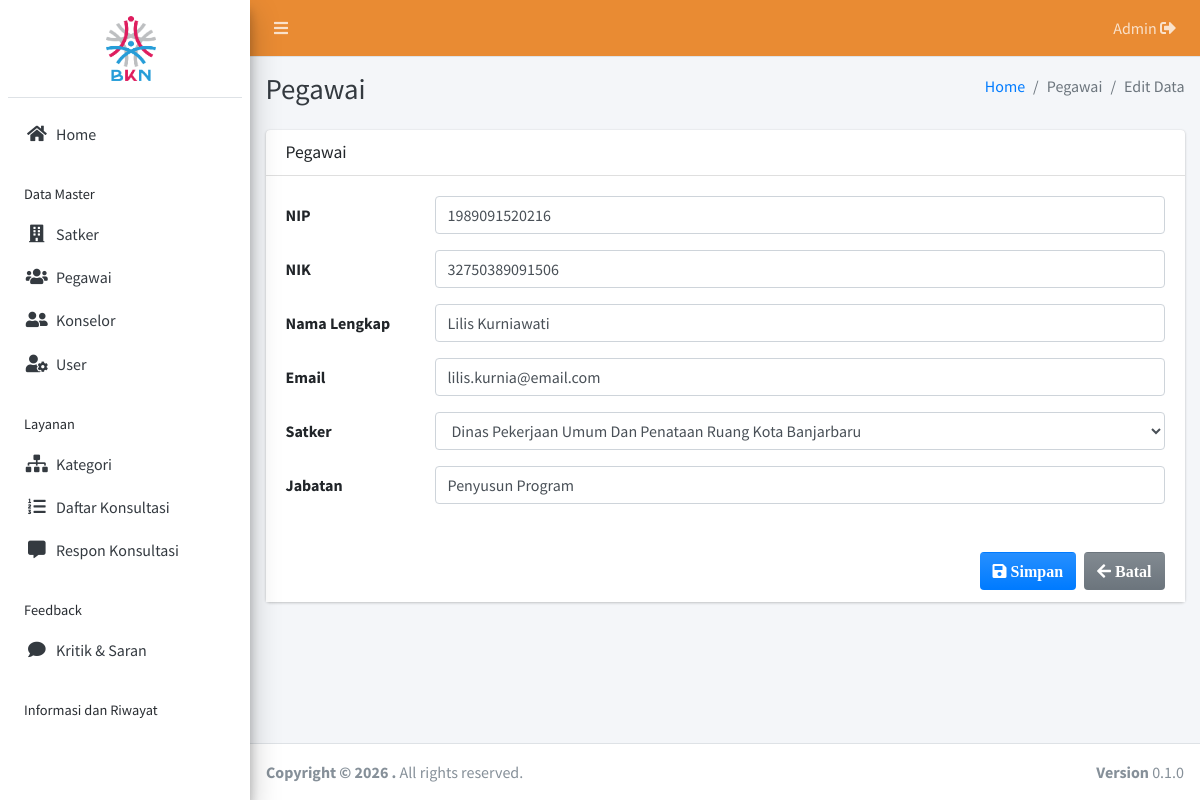
Page /admin/pegawai/edit.php?id=1989091520216 (signed in) on the committed database.
### tables this page shows
CREATE TABLE `pegawai` (
  `nip` varchar(25) NOT NULL,
  `nik` varchar(25) NOT NULL,
  `nama_lengkap` varchar(50) NOT NULL,
  `email` varchar(50) NOT NULL,
  `id_satker` varchar(50) NOT NULL,
  `jabatan` varchar(50) NOT NULL
);

CREATE TABLE `satker` (
  `id_satker` varchar(100) NOT NULL,
  `satker` varchar(250) NOT NULL,
  `lokasi` text NOT NULL
);

### config/config.php (called while the page is built, shortened)
<?php
function base_url($url = null)
{
    $env_base = getenv('BASE_URL');
    if ($env_base && is_string($env_base) && trim($env_base) !== '') {
        $base = rtrim(trim($env_base), '/');
    } else {
        if (!empty($_SERVER['HTTP_X_FORWARDED_PROTO'])) {
            $scheme = $_SERVER['HTTP_X_FORWARDED_PROTO'];
        } else {
            $scheme = (!empty($_SERVER['HTTPS']) && $_SERVER['HTTPS'] !== 'off') || (isset($_SERVER['SERVER_PORT']) && $_SERVER['SERVER_PORT'] == 443)
                ? 'https'
                : 'http';
        }
        if (!empty($_SERVER['HTTP_HOST'])) {
            $base = $scheme . '://' . $_SERVER['HTTP_HOST'];
        } else {
            $base = 'http://konsultasi_bkn.test';
        }
        $base = rtrim($base, '/');
    }
    if ($url !== null && $url !== '') {
        return $base . '/' . ltrim($url, '/');
    }
    return $base;
}

### admin/pegawai/edit.php (the view, shortened to what this page needs)
<?php
require '../../config/config.php';
require '../../config/koneksi.php';
$id = isset($_GET['id']) ? $koneksi->real_escape_string($_GET['id']) : '';
$data = $koneksi->query("SELECT * FROM pegawai WHERE nip = '$id'");
$row = $data->fetch_assoc();
$satker = [];
$sql_satker = $koneksi->query("SELECT id_satker, satker FROM satker ORDER BY satker ASC");
while ($s = $sql_satker->fetch_assoc()) {
    $satker[] = $s;
}
?>
<!DOCTYPE html>
<html>
<?php include '../../templates/head.php'; ?>
<body class="hold-transition sidebar-mini layout-fixed">
    <div class="wrapper">
        <?php include '../../templates/navbar.php'; ?>
        <?php include '../../templates/sidebar.php'; ?>
        <div class="content-wrapper">
            <div class="content-header">
                <div class="container-fluid">
                    <div class="row mb-2">
                        <div class="col-sm-6">
                            <h1 class="m-0 text-dark">Pegawai</h1>
                        </div>
                        <div class="col-sm-6">
                            <ol class="breadcrumb float-sm-right">
                                <li class="breadcrumb-item"><a href="#">Home</a></li>
                                <li class="breadcrumb-item active">Pegawai</li>
                                <li class="breadcrumb-item active">Edit Data</li>
                            </ol>
                        </div>
                    </div>
                </div>
            </div>
            <section class="content">
                <div class="container-fluid">
                    <form class="form-horizontal" method="POST" action="" enctype="multipart/form-data">
                        <div class="row">
                            <div class="col-md-12">
                                <div class="card">
                                    <div class="card-header">
                                        <h3 class="card-title">Pegawai</h3>
                                    </div>
                                    <div class="card-body" style="background-color: white;">
                                        <div class="form-group row">
                                            <label class="col-sm-2 col-form-label">NIP</label>
                                            <div class="col-sm-10">
                                                <input type="text" class="form-control" name="nip" value="<?= htmlspecialchars($row['nip']) ?>" required>
                                            </div>
                                        </div>
                                        <div class="form-group row">
                                            <label class="col-sm-2 col-form-label">NIK</label>
                                            <div class="col-sm-10">
                                                <input type="text" class="form-control" name="nik" value="<?= htmlspecialchars($row['nik']) ?>" required>
                                            </div>
                                        </div>
                                        <div class="form-group row">
                                            <label class="col-sm-2 col-form-label">Nama Lengkap</label>
                                            <div class="col-sm-10">
                                                <input type="text" class="form-control" name="nama_lengkap" value="<?= htmlspecialchars($row['nama_lengkap']) ?>" required>
                                            </div>
                                        </div>
                                        <div class="form-group row">
                                            <label class="col-sm-2 col-form-label">Email</label>
                                            <div class="col-sm-10">
                                                <input type="email" class="form-control" name="email" value="<?= htmlspecialchars($row['email']) ?>" required>
                                            </div>
                                        </div>
                                        <div class="form-group row">
                                            <label class="col-sm-2 col-form-label">Satker</label>
                                            <div class="col-sm-10">
                                                <select class="form-control" name="id_satker" required>
                                                    <?php foreach ($satker as $s): ?>
                                                        <option value="<?= htmlspecialchars($s['id_satker']) ?>" <?= $row['id_satker'] == $s['id_satker'] ? 'selected' : '' ?>>
                                                            <?= htmlspecialchars($s['satker']) ?>
                                                        </option>
                                                    <?php endforeach; ?>
                                                </select>
                                            </div>
                                        </div>
                                        <div class="form-group row">
                                            <label class="col-sm-2 col-form-label">Jabatan</label>
                                            <div class="col-sm-10">
                                                <input type="text" class="form-control" name="jabatan" value="<?= htmlspecialchars($row['jabatan']) ?>" required>
                                            </div>
                                        </div>
                                    </div>
                                    <div class="card-footer" style="background-color: white;">
                                        <a href="<?= base_url('admin/pegawai/') ?>" class="btn bg-gradient-secondary float-right"><i class="fa fa-arrow-left"> Batal</i></a>
                                        <button type="submit" name="submit" class="btn bg-gradient-primary float-right mr-2"><i class="fa fa-save"> Simpan</i></button>
                                    </div>
                                </div>
                            </div>
                        </div>
                    </form>
                </div>
            </section>
        </div>
        <?php include_once "../../templates/footer.php"; ?>
    </div>
</body>
</html>

### rows in the picture
pegawai: nip "1989091520216", nik "32750389091506", nama_lengkap "Lilis Kurniawati", email "lilis.kurnia@email.com", id_satker "Dinas Pekerjaan Umum Dan Penataan Ruang Kota Banjarbaru", jabatan "Penyusun Program"

### other values in the picture
$_SESSION['role'] "Admin"
